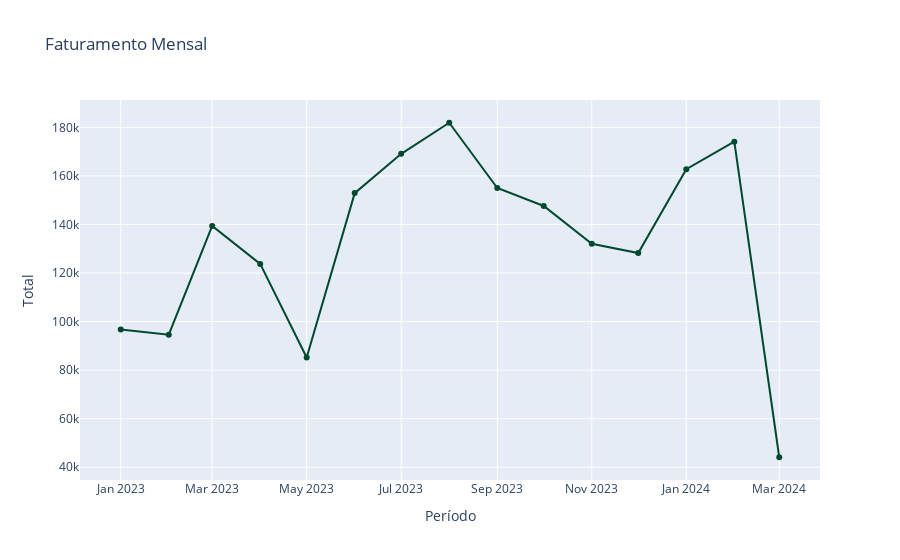

The cell this chart's notebook holds for it:
### Code cell
fat = pd.pivot_table(df, values='Total', index='Período', columns=None, aggfunc='sum')
fig = px.line(fat, x=fat.index, y='Total', title='Faturamento Mensal', markers=True)
fig.update_traces(line_color='rgb(0,73,46)')
#fig.update_layout(plot_bgcolor='white')
fig.show()

### Figure 1 — Plotly figure (JSON) as saved in the notebook; plotly's stock layout.template omitted (floating-point values rounded to 4 significant figures)
{"data": [{"hovertemplate": "Período=%{x}<br>Total=%{y}<extra></extra>", "legendgroup": "", "line": {"color": "rgb(0,73,46)", "dash": "solid"}, "marker": {"symbol": "circle"}, "mode": "lines+markers", "name": "", "orientation": "v", "showlegend": false, "type": "scatter", "x": ["2023-01-01T00:00:00", "2023-02-01T00:00:00", "2023-03-01T00:00:00", "2023-04-01T00:00:00", "2023-05-01T00:00:00", "2023-06-01T00:00:00", "2023-07-01T00:00:00", "2023-08-01T00:00:00", "2023-09-01T00:00:00", "2023-10-01T00:00:00", "2023-11-01T00:00:00", "2023-12-01T00:00:00", "2024-01-01T00:00:00", "2024-02-01T00:00:00", "2024-03-01T00:00:00"], "xaxis": "x", "y": [96730.0, 94600.0, 139400.0, 123800.0, 85200.0, 152900.0, 169100.0, 181900.0, 155000.0, 147600.0, 132000.0, 128200.0, 162700.0, 174100.0, 44130.0], "yaxis": "y"}], "layout": {"autosize": true, "legend": {"tracegroupgap": 0}, "title": {"text": "Faturamento Mensal"}, "xaxis": {"anchor": "y", "autorange": true, "domain": [0, 1], "range": ["2022-12-06 06:42:06.9478", "2024-03-26 17:17:53.0522"], "title": {"text": "Período"}, "type": "date"}, "yaxis": {"anchor": "x", "autorange": true, "domain": [0, 1], "range": [32760.0, 193300.0], "title": {"text": "Total"}, "type": "linear"}}}
